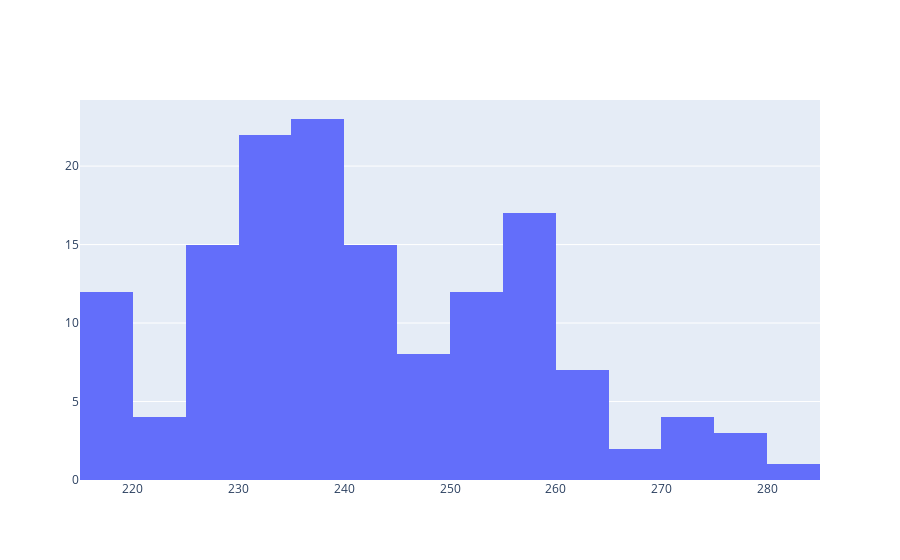

Notebook source saved alongside this figure:
### Code cell
import plotly.graph_objects as go
#go.Histogram(x=cpi['Value'])
display(go.Figure(data=go.Histogram(x=cpi['Value'])))

### Figure 1 — Plotly figure (JSON) as saved in the notebook; plotly's stock layout.template omitted (floating-point values rounded to 4 significant figures; data arrays with more than 128 entries replaced by an {"elided": "..."} marker saying what was removed)
{"data": [{"type": "histogram", "x": {"elided": "145 float values"}}], "layout": {}}
